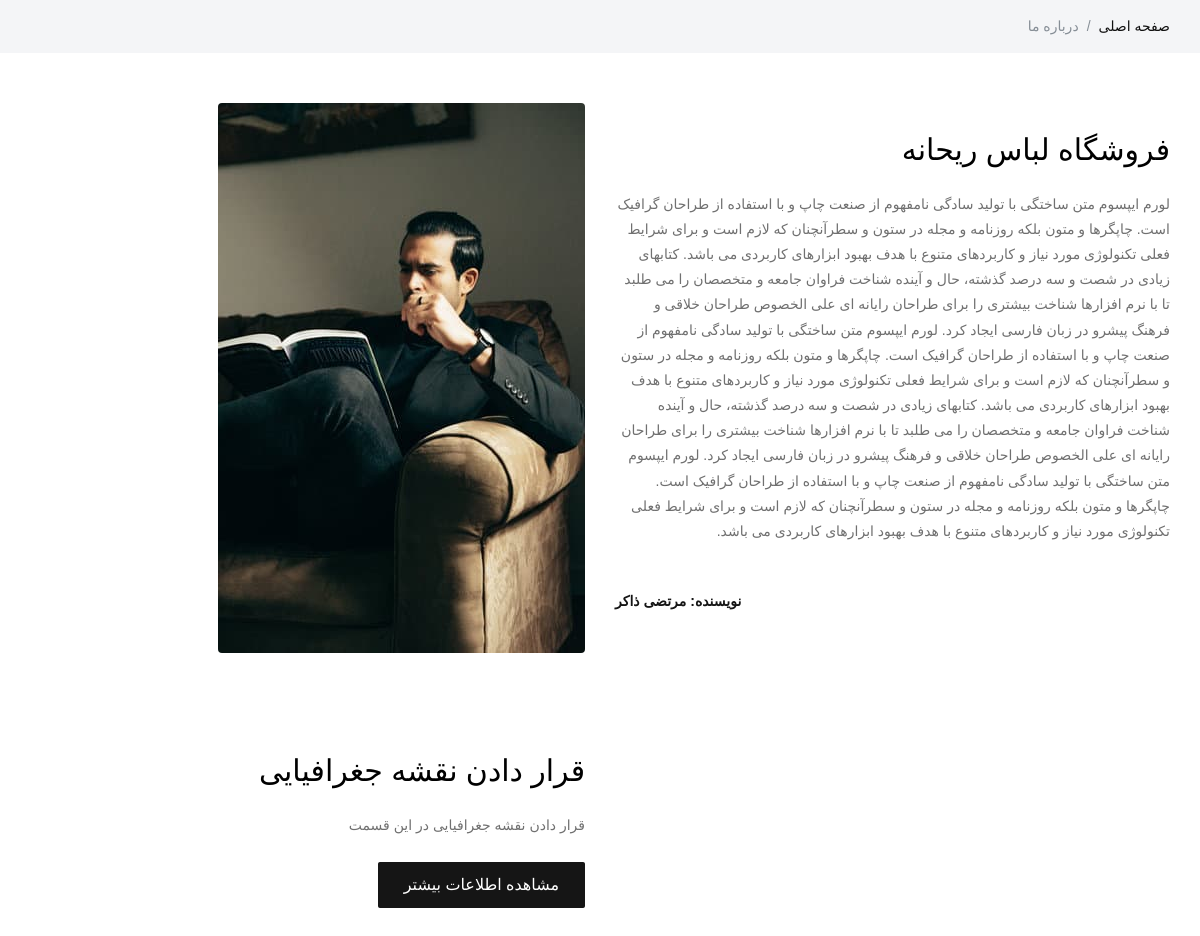
Page /about-us on the committed database.
### site_setting/models.py (models this page shows, shortened)
class SiteSetting(models.Model):
    admin_name = models.CharField(max_length=200, null=True, blank=True, verbose_name='نام ادمین')
    site_name = models.CharField(max_length=200, verbose_name='نام سایت')
    site_url = models.CharField(max_length=200, verbose_name='دامنه سایت')
    address = models.CharField(max_length=200, verbose_name='آدرس')
    phone = models.CharField(max_length=200, null=True, blank=True, verbose_name='شماره تلفن')
    fax = models.CharField(max_length=200, null=True, blank=True, verbose_name='شماره فکس')
    email = models.CharField(max_length=200, null=True, blank=True, verbose_name='ایمیل')
    copy_right = models.TextField(verbose_name='متن کپی رایت سایت')
    header_text = models.TextField(null=True, blank=True, verbose_name='متن سایت')
    about_us_text = models.TextField(verbose_name='متن درباره ما سایت')
    site_logo = models.ImageField(upload_to='images/site-setting', null=True, blank=True, verbose_name='لوگو سایت')
    avatar = models.ImageField(upload_to='images/site-setting', null=True, blank=True, verbose_name='تصویر ادمین')
    is_main_setting = models.BooleanField(verbose_name='تنظیمات اصلی')
    class Meta:
        verbose_name = 'تنظیمات سایت'
        verbose_name_plural = 'تنظیمات'

### base/views.py (the view)
# urls.py: path('about-us', views.AboutUsView.as_view(), name='about_us_page_view'),
class AboutUsView(TemplateView):
    template_name = 'base/about-us.html'
    def get_context_data(self, **kwargs):
        context = super(AboutUsView, self).get_context_data(**kwargs)
        site_setting: SiteSetting = SiteSetting.objects.filter(is_main_setting=True).first()
        context['site_setting'] = site_setting
        return context

### base/templatetags/layout_items.py (called while the page is built)
@register.inclusion_tag('base/site-login-component.html', takes_context=True)
def site_login_component(context):
    login_form = LoginForm()
    return {
        'login_form': login_form,
        'context': context
    }

@register.inclusion_tag('base/site-search-component.html')
def site_search_component():
    return

### base/templates/base/about-us.html (shortened to what this page needs)
{% extends 'shared/layout.html' %}
{% load thumbnail %}
{% block content %}
    {% load static %}
    <!DOCTYPE html>
    <html lang="fa" dir="rtl">
    <head>
    </head>
    <body>
    <div class="gray py-3">
        <div class="container">
            <div class="row">
                <div class="colxl-12 col-lg-12 col-md-12">
                    <nav aria-label="breadcrumb text-right">
                        <ol class="breadcrumb">
                            <li class="breadcrumb-item"><a href="{% url 'home_page_view' %}">صفحه اصلی</a></li>
                            <li class="breadcrumb-item active" aria-current="page">درباره ما</li>
                        </ol>
                    </nav>
                </div>
            </div>
        </div>
    </div>
    <section class="middle">
        <div class="container">
            <div class="row align-items-center justify-content-between">
                <div class="col-xl-6 col-lg-6 col-md-6 col-sm-12">
                    <div class="abt_caption">
                        <h2 class="ft-medium mb-4">{{ site_setting.site_name }}</h2>
                        <p class="mb-4">{{ site_setting.about_us_text }}</p><br>
                        <div class="abt_caption">
                            <p class="ft-bold text-dark fa-pull-left">نویسنده: {{ site_setting.admin_name }}</p>
                        </div>
                    </div>
                </div>
                <div class="col-xl-6 col-lg-6 col-md-6 col-sm-12">
                    <div class="abt_caption">
                        {% if site_setting.avatar %}
                            {% thumbnail site_setting.avatar "550x550" quality=90 crop='center' as im %}
                                <img class="img-fluid rounded" src="{{ im.url }}" alt="{{ site_setting.site_name }}">
                            {% endthumbnail %}
                        {% else %}
                            <img class="img-fluid rounded" src="{% static 'img/about-1.png' %}"
                                 alt="{{ site_setting.site_name }}">
                        {% endif %}
                    </div>
                </div>
            </div>
        </div>
    </section>
    <section class="middle">
        <div class="container">
            <div class="row align-items-center justify-content-between">
                <div class="col-xl-6 col-lg-6 col-md-6 col-sm-12">
                </div>
                <div class="col-xl-6 col-lg-6 col-md-6 col-sm-12">
                    <div class="abt_caption">
                        <h2 class="ft-medium mb-4">قرار دادن نقشه جغرافیایی</h2>
                        <p class="mb-4">قرار دادن نقشه جغرافیایی در این قسمت</p>
                        <div class="form-group mt-4">
                            <a href="#" class="btn btn-dark">مشاهده اطلاعات بیشتر</a>
                        </div>
                    </div>
                </div>
            </div>
        </div>
    </section>
    </body>
    </html>
{% endblock %}

### templates/shared/layout.html (shortened to what this page needs)
{% load layout_items %}
{% load render_partial %}
{% load static %}
<link href="{% static 'css/styles.css' %}" rel="stylesheet">
{% block content %}{% endblock %}

### base/templates/base/site-search-component.html (shortened to what this page needs)
{% load layout_items %}
{% load static %}

### base/templates/base/site-login-component.html (shortened to what this page needs)
{% load layout_items %}
{% load static %}

### templates/shared/footer-references.html (shortened to what this page needs)
{% load static %}

### rows in the picture
SiteSetting: site_name "فروشگاه لباس ریحانه", about_us_text "لورم ایپسوم متن ساختگی با تولید سادگی نامفهوم از صنعت چاپ و با استفاده از طراحان گرافیک است. چاپگرها و متون بلکه روزنامه و مجله در ستون و سطرآنچنان که لازم است و برای شرایط فعلی تکنولوژی مورد نیاز و کاربردهای متنوع با هدف بهبود ابزارهای کاربردی می باشد. کتابهای زیادی در شصت و سه درصد گذشته، حال و آینده شناخت فراوان جامعه و متخصصان را می طلبد تا با نرم افزارها شناخت بیشتری را برای طراحان رایانه ای علی الخصوص طراحان خلاقی و فرهنگ پیشرو در زبان فارسی ایجاد کرد. لورم ایپسوم متن ساختگی با تولید سادگی نامفهوم از صنعت چاپ و با استفاده از طراحان گرافیک است. چاپگرها و متون بلکه روزنامه و مجله در ستون و سطرآنچنان که لازم است و برای شرایط فعلی تکنولوژی مورد نیاز و کاربردهای متنوع با هدف بهبود ابزارهای…", admin_name "مرتضی ذاکر"
